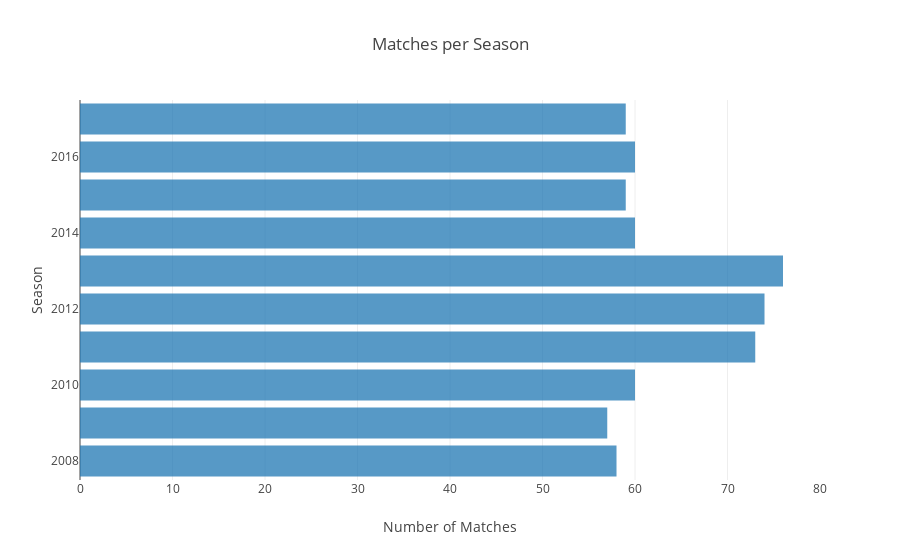

Notebook code for this chart:
### Code cell
trace1 = go.Histogram(
    y=matches["season"],
    opacity=0.75
)
data = [trace1]
layout = go.Layout(
    title='Matches per Season',
    yaxis=dict(title='Season'),
    xaxis=dict(title='Number of Matches'),bargap=0.1,
    bargroupgap=0.1
)
fig = go.Figure(data=data,layout=layout)

py.iplot(fig)

### Figure 1 — Plotly figure (JSON) as saved in the notebook; plotly's stock layout.template omitted (floating-point values rounded to 4 significant figures; data arrays with more than 128 entries replaced by an {"elided": "..."} marker saying what was removed)
{"data": [{"opacity": 0.75, "type": "histogram", "y": {"elided": "636 int values"}}], "layout": {"bargap": 0.1, "bargroupgap": 0.1, "title": "Matches per Season", "xaxis": {"title": "Number of Matches"}, "yaxis": {"title": "Season"}}}
